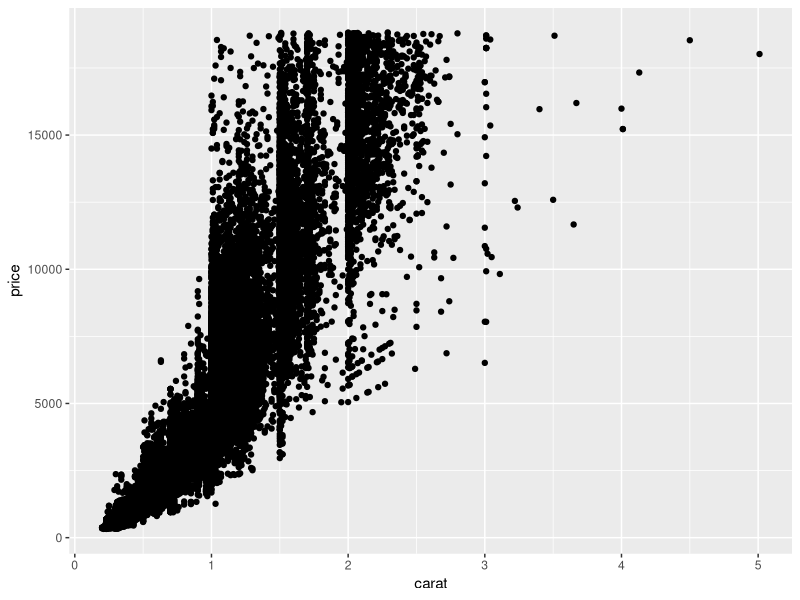
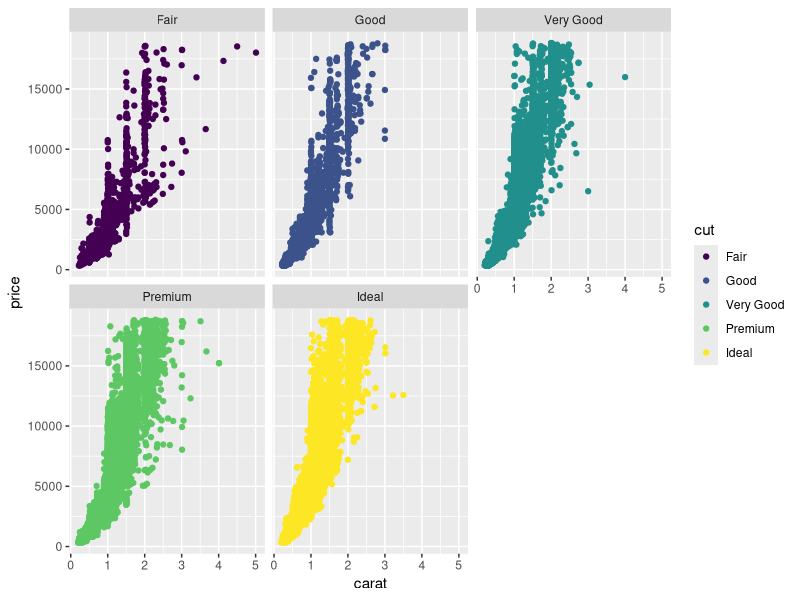

These charts were generated, in order, by the following R code:
install.packages("tidyverse")
library(tidyverse)

# Sandbox Activity Lesson 3 Diamonds library
head(diamonds)
str(diamonds)
glimpse(diamonds)
colnames(diamonds)

# Wrangle data
rename(diamonds, carat_new = carat, cut_new = cut)

# Summarize data
summarize(diamonds, mean_carat = mean(carat))

# Visualize data 
ggplot(data = diamonds, aes(x = carat, y = price)) + geom_point()

# Clean up plot
ggplot(data = diamonds, aes(x = carat, y = price, color = cut)) + geom_point() + facet_wrap(~cut)









